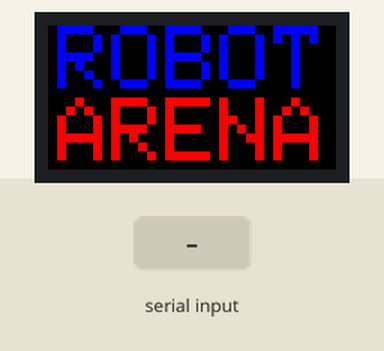
Recording of a program running on a simulated Arduino Uno, built with avr-gcc and run on an emulated ATmega328P. On the bench: 32×16 colour display. The inputs (shaded band) are chosen by the test bench.

Above: at 1.2 s.
1.3 s: "S90\n" received over Serial
At 4.2 s:
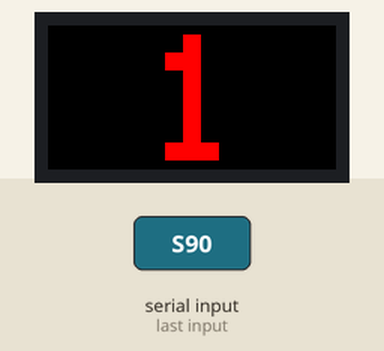
4.3 s: "P90\n" received over Serial
5.8 s: "P,45\n" received over Serial
At 6.4 s:
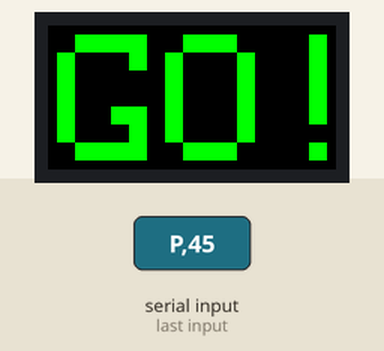
8.6 s: "Z90\n" received over Serial
At 9.5 s:
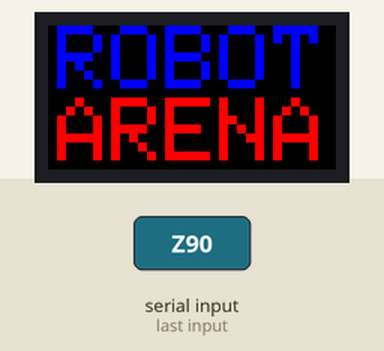
Timing chart, 0 to 11.1 s (numbered marks = the images above; inputs shaded):
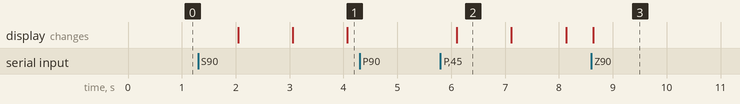

The program:

main.cpp
```cpp
#include <RGBmatrixPanel.h>

#define CLK  8
#define OE   9
#define LAT A3
#define A   A0
#define B   A1
#define C   A2

RGBmatrixPanel matrix(A, B, C, CLK, LAT, OE, false);

// Similar to F(), but for PROGMEM string pointers rather than literals
#define F2(progmem_ptr) (const __FlashStringHelper *)progmem_ptr

int minute = 2;
int second = 0;

String minuteText = "2";
String secondText = "00";

unsigned long elapsedTime = 0;

unsigned int pointRed = 0;
unsigned int pointBlue = 0;

bool timerStarted = false;
bool releaseTimer = false;

unsigned long lastTick = 0;

char timeToRelease = '5';
int remainingTime = 5;

String timerText[2];

int countdown = 3;
String countdownText = "3";
unsigned long lastCountdown = 0;
bool countdownStarted = false;

bool timerPaused = false;

char incomingSerial;

bool reset = true;

void refreshScreen();

void tickTime();

void readSerial();

void updateTimeToRelease();

void tickCountdown();

const char str[]
PROGMEM = "OFFLINE";
int16_t textX = matrix.width(),
        textMin = (int16_t)
sizeof(str) * -12;

void integerToString(int m, int s) {
    String mText = (String) m;
    String sText = (String) s;
    if (sText.length() < 2) {
        sText = "0" + sText;
    }
    String text[2];
    timerText[0] = mText;
    timerText[1] = sText;
}

void setup() {
    Serial.begin(115200);

    matrix.begin();
    matrix.setTextWrap(false); // Allow text to run off right edge
    matrix.setTextSize(0);

    integerToString(minute, second);
    refreshScreen();

    elapsedTime = millis();
    lastTick = millis();
    lastCountdown = millis();
}

void loop() {
    if (elapsedTime + 1000 <= millis()) {
        if (timerStarted) {
            tickTime();
            refreshScreen();
        } else if (countdownStarted) {
            tickCountdown();
            refreshScreen();
        }
        elapsedTime = millis();
    }
    if (releaseTimer) {
        if (lastTick + 1000 <= millis()) {
            updateTimeToRelease();
            refreshScreen();
            lastTick = millis();
        }
    }

//    if (!timerStarted && !countdownStarted && !timerPaused) {
//        refreshScreen();
//    }

    readSerial();
    delay(20);
}

void updateTimeToRelease() {
    if (remainingTime <= 0) {
        timeToRelease = 'R';
    } else {
        timeToRelease = ((String) remainingTime)[0];
    }
    if (remainingTime == -2) {
        timeToRelease = "";
        releaseTimer = false;
        remainingTime = 5;
    } else remainingTime--;
}

void tickTime() {
    second -= 1;
    if (second < 0) {
        second = 59;
        minute -= 1;
        if (minute < 0) {
            minute = 0;
            second = 0;
            timerStarted = false;
        }
    }
    integerToString(minute, second);
}

void tickCountdown() {
    if (countdown == 0) {
        countdownText = "GO!";
        countdown--;
    } else if (countdown == -1) {
        timerStarted = true;
        countdownStarted = false;
        countdown = 3;
    } else {
        countdownText = ((String) countdown)[0];
        countdown--;
    }
}

void refreshScreen() {
    matrix.fillScreen(0);
    if (countdownStarted) {
        matrix.setTextSize(2);
        if (countdown != -1) {
            matrix.
                    setTextColor(matrix
                                         .Color333(255, 0, 0));
            matrix.setCursor(11, 1);
        } else {
            matrix.
                    setTextColor(matrix
                                         .Color333(0, 255, 0));
            matrix.setCursor(1, 1);
        }
        matrix.
                print(countdownText);
    } else if (!
                       timerPaused & reset
            ) {
//        matrix.fillScreen(matrix.Color888(10,10,10));
        matrix.setTextSize(1);
//        matrix.setTextColor(matrix.Color333(0, 0, 5));
//        matrix.setCursor(2, 1);
//        matrix.print("ROBOT");
        matrix.
                setTextColor(matrix
                                     .Color333(0, 0, 255));
        matrix.setCursor(1, 0);
        matrix.print("ROBOT");

//        matrix.setTextColor(matrix.Color888(20, 0, 0));
//        matrix.setCursor(2, 9);
//        matrix.print("ARENA");
        matrix.
                setTextColor(matrix
                                     .Color333(255, 0, 0));
        matrix.setCursor(1, 8);
        matrix.print("ARENA");
    }
// Move text left (w/wrap), increase hue
//        if ((--textX) < textMin) textX = matrix.width();
    else {
        matrix.setTextSize(1);
        matrix.
                setTextColor(matrix
                                     .Color333(255, 255, 0));
        matrix.setCursor(6, 0);
        matrix.
                print(timerText[0]);
        matrix.drawRect(12, 1, 2, 2, matrix.Color333(255, 255, 0));
        matrix.drawRect(12, 4, 2, 2, matrix.Color333(255, 255, 0));

        matrix.setCursor(15, 0);
        matrix.
                print(timerText[1]);


        if (pointRed < 10)
            matrix.setCursor(8, 8);
        else
            matrix.setCursor(2, 8);

        matrix.
                setTextColor(matrix
                                     .Color333(255, 0, 0));

        matrix.
                print((String)
                              pointRed);

        matrix.fillRect(14, 11, 4, 1, matrix.Color333(70, 70, 70));

        matrix.
                setTextColor(matrix
                                     .Color333(0, 0, 255));
        matrix.setCursor(19, 8);
        matrix.
                print((String)
                              pointBlue);

        if (releaseTimer) {
            matrix.setCursor(0, 0);
            matrix.
                    setTextColor(matrix
                                         .Color333(255, 255, 255));
            matrix.
                    print(timeToRelease);
        }
    }
}

void readSerial() {
    while (Serial.available() > 0) {
//        Serial.println("Reading");
        incomingSerial = Serial.read();
        switch (incomingSerial) {
            case 'R': {
//                if (Serial.available() > 0) {
                delay(20);
                incomingSerial = Serial.read();
                pointRed += incomingSerial - '0';
//                    Serial.println(incomingSerial);
                refreshScreen();
//                }
                break;
            }
            case 'B': {
//                if (Serial.available() > 0) {
                delay(20);
                incomingSerial = Serial.read();
                pointBlue += incomingSerial - '0';
//                    Serial.println(incomingSerial);
                refreshScreen();
//                }
                break;
            }
            case 'S': {
                countdownStarted = true;
                reset = false;
                break;
            }
            case 'P': {
                timerStarted = !timerStarted;
                timerPaused = !timerPaused;
                break;
            }
            case 'Z': {
                timerStarted = false;
                timerPaused = false;
                countdownStarted = false;
                reset = true;
                countdown = 3;
                minute = 2;
                second = 00;
                integerToString(minute, second);
                pointBlue = 0;
                pointRed = 0;
                refreshScreen();
                break;
            }
            case 'F': {
                if (timerStarted) {
                    releaseTimer = !releaseTimer;
                    if (!releaseTimer)
                        remainingTime = 5;
                    refreshScreen();
                }
                break;
            }
        }
    }
}
```

Measured:
- after the input at 1.3 s, the display: first changes after 0.74 s (image 1 shows a later state)
- after the input at 4.3 s, every drawn part: stays the same
- after the input at 5.8 s, the display: changes after 0.30 s (image 2)
- after the input at 8.6 s, the display: changes at once (image 3)
- what the display in image 2 shows lasts 1.0 s, from 6.1 s to 7.1 s
